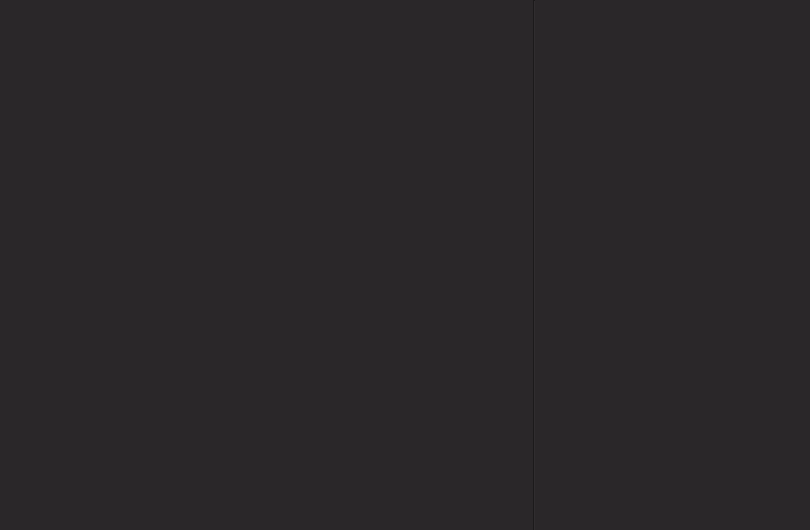
<?xml version="1.0" encoding="UTF-8"?>
<ui version="4.0">
 <class>MazeView</class>
 <widget class="QMainWindow" name="MazeView">
  <property name="geometry">
   <rect>
    <x>0</x>
    <y>0</y>
    <width>810</width>
    <height>530</height>
   </rect>
  </property>
  <property name="minimumSize">
   <size>
    <width>810</width>
    <height>530</height>
   </size>
  </property>
  <property name="maximumSize">
   <size>
    <width>810</width>
    <height>530</height>
   </size>
  </property>
  <property name="acceptDrops">
   <bool>false</bool>
  </property>
  <property name="windowTitle">
   <string>Maze</string>
  </property>
  <property name="styleSheet">
   <string notr="true">background-color: rgb(42, 39, 41);</string>
  </property>
  <widget class="QWidget" name="centralwidget">
   <widget class="Line" name="line">
    <property name="geometry">
     <rect>
      <x>524</x>
      <y>0</y>
      <width>20</width>
      <height>531</height>
     </rect>
    </property>
    <property name="orientation">
     <enum>Qt::Vertical</enum>
    </property>
   </widget>
   <widget class="QWidget" name="verticalLayoutWidget">
    <property name="geometry">
     <rect>
      <x>540</x>
      <y>0</y>
      <width>271</width>
      <height>531</height>
     </rect>
    </property>
    <layout class="QVBoxLayout" name="control_widget"/>
   </widget>
   <widget class="QWidget" name="verticalLayoutWidget_2">
    <property name="geometry">
     <rect>
      <x>0</x>
      <y>0</y>
      <width>521</width>
      <height>531</height>
     </rect>
    </property>
    <layout class="QVBoxLayout" name="draw_widget">
     <property name="spacing">
      <number>-1</number>
     </property>
     <property name="sizeConstraint">
      <enum>QLayout::SetDefaultConstraint</enum>
     </property>
     <property name="leftMargin">
      <number>0</number>
     </property>
    </layout>
   </widget>
   <zorder>verticalLayoutWidget</zorder>
   <zorder>verticalLayoutWidget_2</zorder>
   <zorder>line</zorder>
  </widget>
 </widget>
 <resources/>
 <connections/>
</ui>
